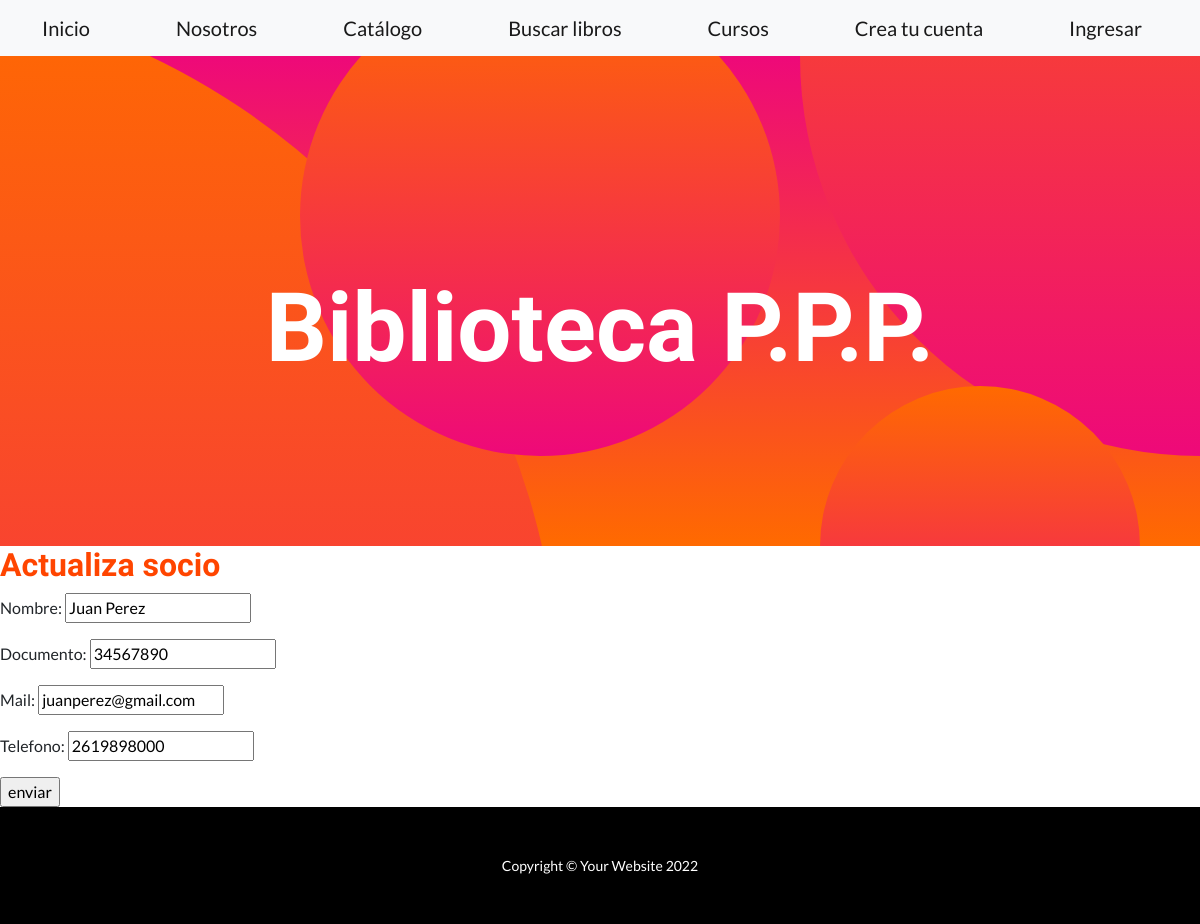
/actualizaSocios/1/, run on an earlier commit of the app's database.
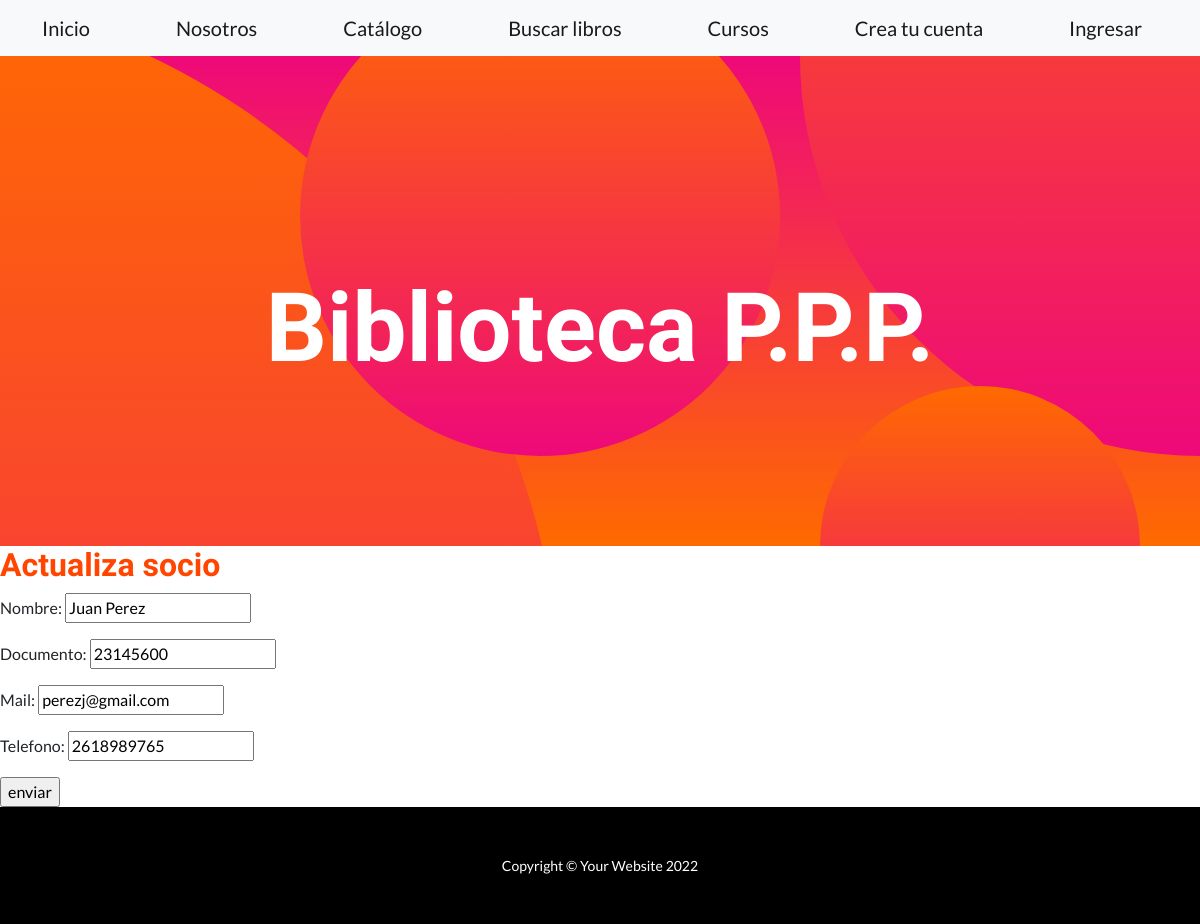
And on a later commit of the database.
### app_biblioteca/models.py (models this page shows, shortened)
class Socio(models.Model):
    nombre= models.CharField(max_length=40)
    documento= models.IntegerField()
    mail= models.EmailField()
    telefono= models.IntegerField()

### app_biblioteca/views.py (the view)
# urls.py: path('actualizaSocios/<pk>/', views.SocioUpdate.as_view(), name='Edit'),
class SocioUpdate (UpdateView):
    model = Socio
    success_url= '/listaSocios'
    fields = ['nombre', 'documento', 'mail', 'telefono']
    template_name= 'socio_form.html'

### app_biblioteca/templates/socio_form.html (shortened to what this page needs)
{% extends "padre.html" %}
{% load static %}
{% block ContenidoQueCambia %}
    <h2 style="color:orangered">Actualiza socio</h2>
    <form method = "post">
        {{ form.as_p }}
        <input type = "submit" value= "enviar">
    </form>
{% endblock %}

What changed in the data, as far as the page shows it:
changed Socio "Juan Perez": documento "34567890" → "23145600"; mail "juanperez@gmail.com" → "perezj@gmail.com"; telefono "2619898000" → "2618989765"
